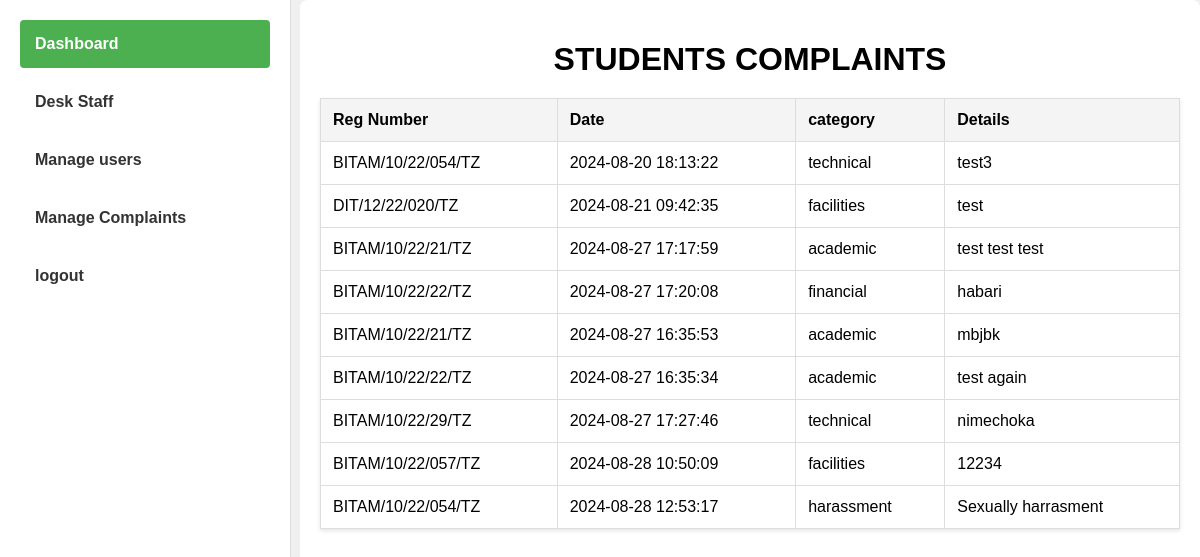
The app's page /users_student.php with its own data.
### tables this page shows
CREATE TABLE `complain` (
  `complain_id` int(11) NOT NULL,
  `registration_number` varchar(255) DEFAULT NULL,
  `category` varchar(255) DEFAULT NULL,
  `complaint_detail` text DEFAULT NULL,
  `Time` timestamp NOT NULL DEFAULT current_timestamp() ON UPDATE current_timestamp(),
  `complaint_related_document` blob DEFAULT NULL,
  `id` int(11) NOT NULL,
  `status` varchar(10) NOT NULL
);

### users_student.php (the view, shortened to what this page needs)
<?php
include ('db_connect.php');
$query = "SELECT * FROM complain";
$result = $conn->query($query);
?>
<!DOCTYPE html>
<html lang="en">
<head>
</head>
<body>
    <div class="sidebar">
        <a href="admin_dashboard.php" class="active">Dashboard</a>
        <a href="desk-staff.php">Desk Staff</a>
        <div class="dropdown">
            <a href="" class="dropdown-toggle">Manage users</a>
        </div>
        <div class="dropdown">
            <a href="#" class="dropdown-toggle">Manage Complaints</a>
        </div>
        <a href="logout.php">logout</a>
    </div>
    <div class="main-content">
        <h1>STUDENTS COMPLAINTS</h1>
        <table>
            <thead>
                <tr>
                    <th>Reg Number</th>
                    <th>Date</th>
                    <th>category</th>
                    <th>Details</th>
                </tr>
            </thead>
            <tbody>
            <?php
                 while ($row = $result->fetch_assoc()) {
                     echo "<tr>";
                     echo "<td>{$row['registration_number']}</td>";
                      echo "<td>{$row['Time']}</td>";
                       echo "<td>{$row['category']}</td>";
                       echo "<td>{$row['complaint_detail']}</td>";
                       echo "</tr>";
                  }
                ?>
            </tbody>
        </table>
    </div>
</body>
</html>

### users_student.php (style rules this page uses)
body { display: flex; height: 100vh; margin: 0; font-family: Arial, sans-serif; background-color: #f0f0f0; }
.sidebar { width: 250px; background-color: #ffffff; padding: 20px; border-right: 1px solid #ddd; display: flex; flex-direction: column; position: fixed; height: 100%; overflow-y: auto; top: 0; left: 0; }
.sidebar a { text-decoration: none; color: #333; font-weight: bold; padding: 15px; margin-bottom: 10px; border-radius: 4px; display: block; transition: background-color 0.3s ease; }
.sidebar a.active { background-color: #4CAF50; color: white; }
.dropdown { position: relative; }
.dropdown-toggle { cursor: pointer; }
.main-content { margin-left: 300px; padding: 20px; flex: 1; background-color: #ffffff; border-radius: 8px; height: calc(100vh - 40px); overflow-y: auto; display: flex; flex-direction: column; }
.main-content h1 { text-align: center; margin-bottom: 20px; }
.main-content table { width: 100%; border-collapse: collapse; background-color: #fff; box-shadow: 0 2px 4px rgba(0,0,0,0.1); }
.main-content table th, .main-content table td { padding: 12px; border: 1px solid #ddd; text-align: left; }
.main-content table th { background-color: #f4f4f4; }

### records on screen
complain: registration_number "BITAM/10/22/054/TZ", Time "2024-08-20 18:13:22", category "technical", complaint_detail "test3"
complain: registration_number "DIT/12/22/020/TZ", Time "2024-08-21 09:42:35", category "facilities", complaint_detail "test"
complain: registration_number "BITAM/10/22/21/TZ", Time "2024-08-27 17:17:59", category "academic", complaint_detail "test test test"
complain: registration_number "BITAM/10/22/22/TZ", Time "2024-08-27 17:20:08", category "financial", complaint_detail "habari"
complain: registration_number "BITAM/10/22/21/TZ", Time "2024-08-27 16:35:53", category "academic", complaint_detail "mbjbk"
complain: registration_number "BITAM/10/22/22/TZ", Time "2024-08-27 16:35:34", category "academic", complaint_detail "test again"
complain: registration_number "BITAM/10/22/29/TZ", Time "2024-08-27 17:27:46", category "technical", complaint_detail "nimechoka"
complain: registration_number "BITAM/10/22/057/TZ", Time "2024-08-28 10:50:09", category "facilities", complaint_detail "12234"
complain: registration_number "BITAM/10/22/054/TZ", Time "2024-08-28 12:53:17", category "harassment", complaint_detail "Sexually harrasment"
